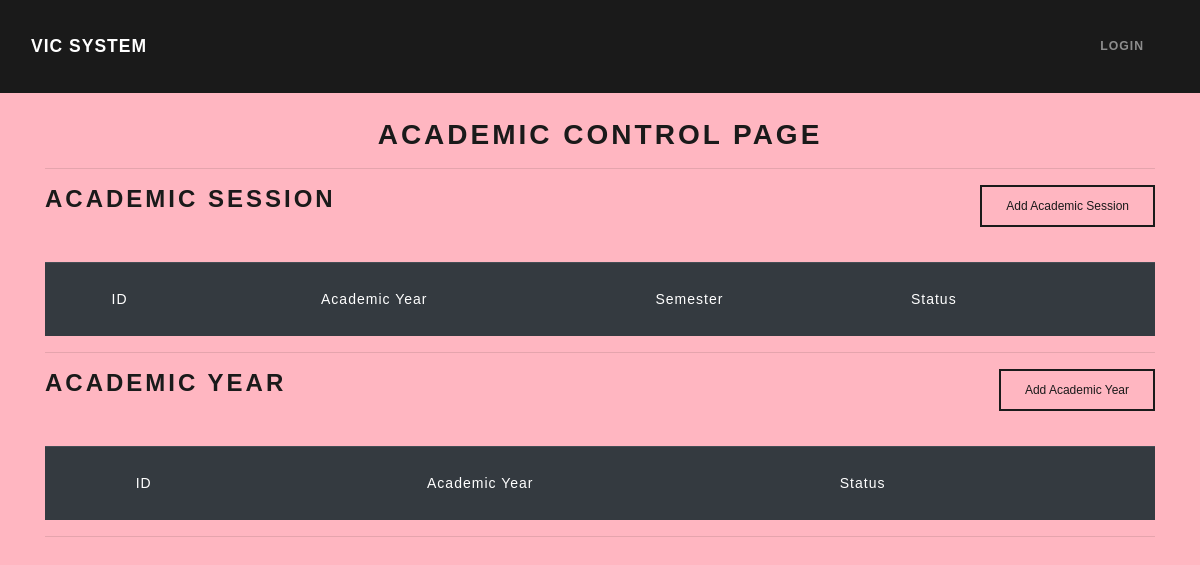
Before: /index.php/academic with the older database file.
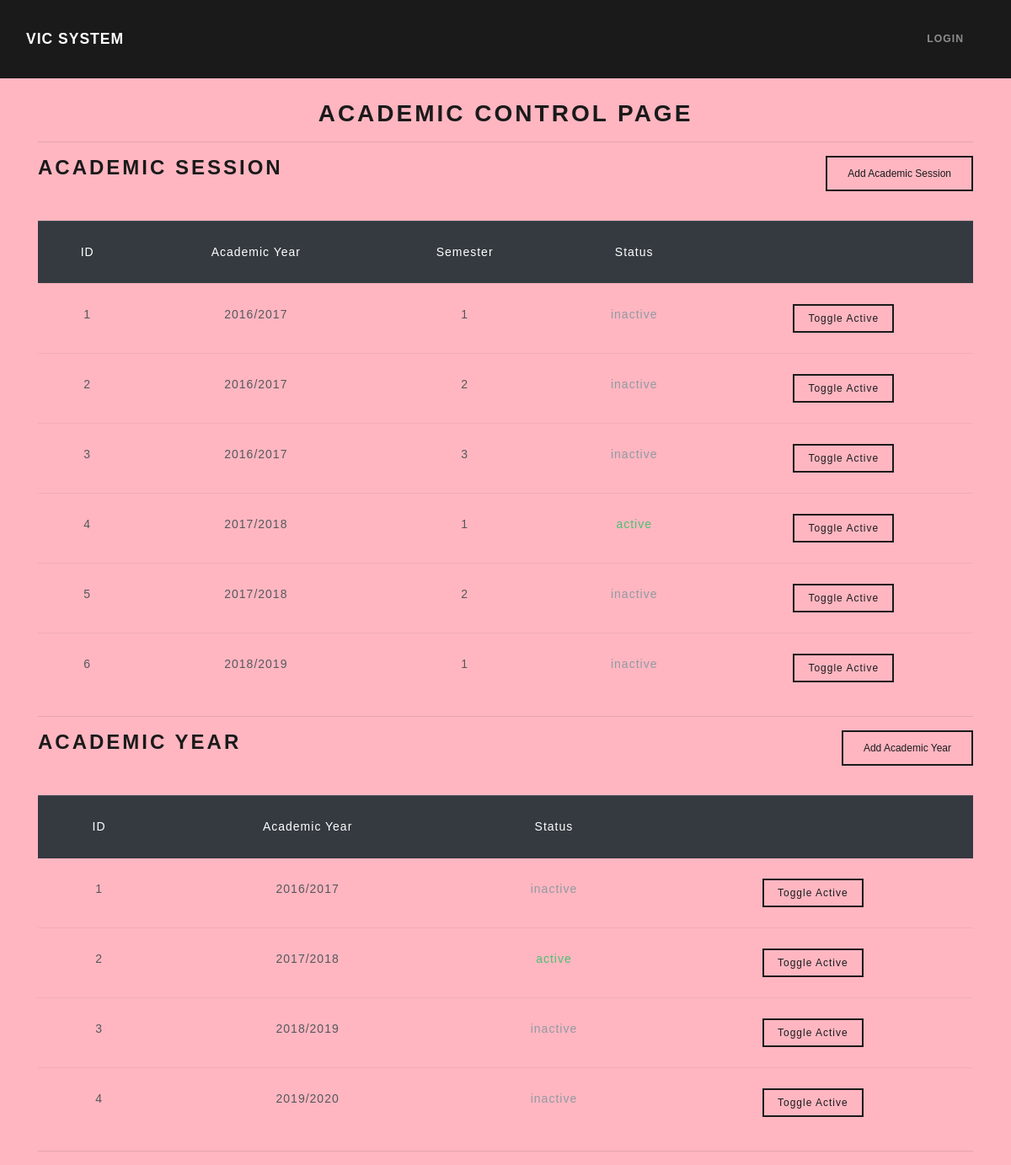
After: the same page with the newer database file.
### tables this page shows
CREATE TABLE `academicsession` (
  `id` int(11) NOT NULL,
  `acadyear_id` int(11) NOT NULL,
  `semester_id` int(11) DEFAULT NULL,
  `slug` varchar(255) NOT NULL,
  `status` varchar(255) NOT NULL DEFAULT 'inactive'
);

CREATE TABLE `academicyear` (
  `id` int(2) NOT NULL,
  `acadyear` varchar(9) NOT NULL,
  `status` varchar(10) NOT NULL
);

### application/controllers/Academic.php (called while the page is built, shortened)
<?php
class Academic extends CI_Controller
{
    public function index()
    {
        $latest_year = $this->academic_model->get_latest_academicyear();
        $years = explode("/", $latest_year['acadyear']);
        foreach ($years as $i => $year) {
            $years[$i] = $year + 1;
        }
        $suggested_year = $years[0] . '/' . $years[1];
        $data = array(
            'academicyear' => $this->academic_model->get_academicyear(),
            'academicsession' => $this->academic_model->get_academicsession(),
            'academicplan' => $this->academic_model->get_academicplan(),
            'semesters' => $this->academic_model->get_semester(),
            'title' => 'Academic Control Page',
            'new_year' => $suggested_year
        );
        $this->load->view('templates/header');
        $this->load->view('academic/index', $data);
    }
}

### index.php (called while the page is built, shortened)
<?php
require_once BASEPATH.'core/CodeIgniter.php';

### application/models/Academic_model.php (called while the page is built, shortened)
<?php
class Academic_model extends CI_Model
{
    public function get_academicsession($id = NULL, $slug = NULL)
    {
        if ($id == FALSE && $slug == FALSE) {
            $this->db->select("acs.*, acy.acadyear as academicyear, concat(acy.acadyear, ' Sem ', acs.semester_id) as academicsession")
                ->from('academicsession as acs')
                ->join('academicyear as acy', 'acs.acadyear_id = acy.id');
            $query = $this->db->get();
            return $query->result_array();
        }
    }
    public function get_latest_academicyear()
    {
        $this->db->select('*')
            ->from('academicyear')
            ->order_by('id', 'DESC')
            ->limit(1);
        $query = $this->db->get();
        return $query->row_array();
    }
    public function get_academicyear($academicyear_id = NULL)
    {
        if ($academicyear_id == FALSE) {
            $query = $this->db->get('academicyear');
            return $query->result_array();
        }
        $query = $this->db->get_where('academicyear', array('id' => $academicyear_id));
        return $query->row_array();
    }
    public function get_academicplan($student_id = NULL, $acadsession_id = NULL)
    {
        if ($student_id == FALSE and $acadsession_id == FALSE) {
            $this->db->select("acp.*, std.name, acy.acadyear, acs.semester_id,
        concat(acy.acadyear, ' Sem ', acs.semester_id) as academicsession")
                ->from('academicplan as acp')
                ->join('academicsession as acs', 'acs.id = acp.acadsession_id')
                ->join('academicyear as acy', 'acy.id = acs.acadyear_id')
                ->join('user as std', 'std.id = acp.student_matric');
            $query = $this->db->get();
            return $query->result_array();
        }
    }
}

### application/views/academic/index.php (the view, shortened to what the changed rows need)
<h2 class="text-center"><?= $title ?></h2>
<table id="acs_table" class="table text-center">
    <thead class="table-dark">
        <tr>
            <td>ID</td>
            <td>Academic Year</td>
            <td>Semester</td>
            <td>Status</td>
            <td></td>
        </tr>
    </thead>
    <tbody>
        <?php foreach ($academicsession as $acs) : ?>
            <tr>
                <td><?= $acs['id'] ?></td>
                <td><?= $acs['academicyear'] ?></td>
                <td><?= $acs['semester_id'] ?></td>
                <?php if ($acs['status'] == 'active') : ?>
                    <td class="text-success"><?= $acs['status'] ?></td>
                <?php else : ?>
                    <td class="text-muted"><?= $acs['status'] ?></td>
                <?php endif ?>
                <td><a data-toggle="modal" data-target="#setactive_acs" data-string="<?= $acs['academicyear'] . ' Sem ' . $acs['semester_id'] ?>" data-acsid="<?= $acs['id'] ?>" class="btn btn-outline-primary btn-sm" href="#setactive_acs">Toggle Active</a></td>
            </tr>
        <?php endforeach ?>
    </tbody>
</table>
<table id="acy_table" class="table text-center">
    <thead class="table-dark">
        <tr>
            <td>ID</td>
            <td>Academic Year</td>
            <td>Status</td>
            <td></td>
        </tr>
    </thead>
    <tbody>
        <?php foreach ($academicyear as $acy) : ?>
            <tr>
                <td><?= $acy['id'] ?></td>
                <td><?= $acy['acadyear'] ?></td>
                <?php if ($acy['status'] == 'active') : ?>
                    <td class="text-success"><?= $acy['status'] ?></td>
                <?php else : ?>
                    <td class="text-muted"><?= $acy['status'] ?></td>
                <?php endif ?>
                <td><a data-toggle="modal" data-target="#setactive_acy" data-string="<?= $acy['acadyear'] ?>" data-acyid="<?= $acy['id'] ?>" class="btn btn-outline-primary btn-sm" href="#setactive_acy">Toggle Active</a></td>
            </tr>
        <?php endforeach ?>
    </tbody>
</table>

Changed rows visible on the page:
added academicsession: id "1", acadyear.acadyear "2016/2017", semester "1", status "inactive"
added academicsession: id "2", acadyear.acadyear "2016/2017", semester "2", status "inactive"
added academicsession: id "3", acadyear.acadyear "2016/2017", semester "3", status "inactive"
added academicsession: id "4", acadyear.acadyear "2017/2018", semester "1", status "active"
added academicsession: id "5", acadyear.acadyear "2017/2018", semester "2", status "inactive"
added academicsession: id "6", acadyear.acadyear "2018/2019", semester "1", status "inactive"
added academicyear: id "1", acadyear "2016/2017", status "inactive"
added academicyear: id "2", acadyear "2017/2018", status "active"
added academicyear: id "3", acadyear "2018/2019", status "inactive"
added academicyear: id "4", acadyear "2019/2020", status "inactive"
